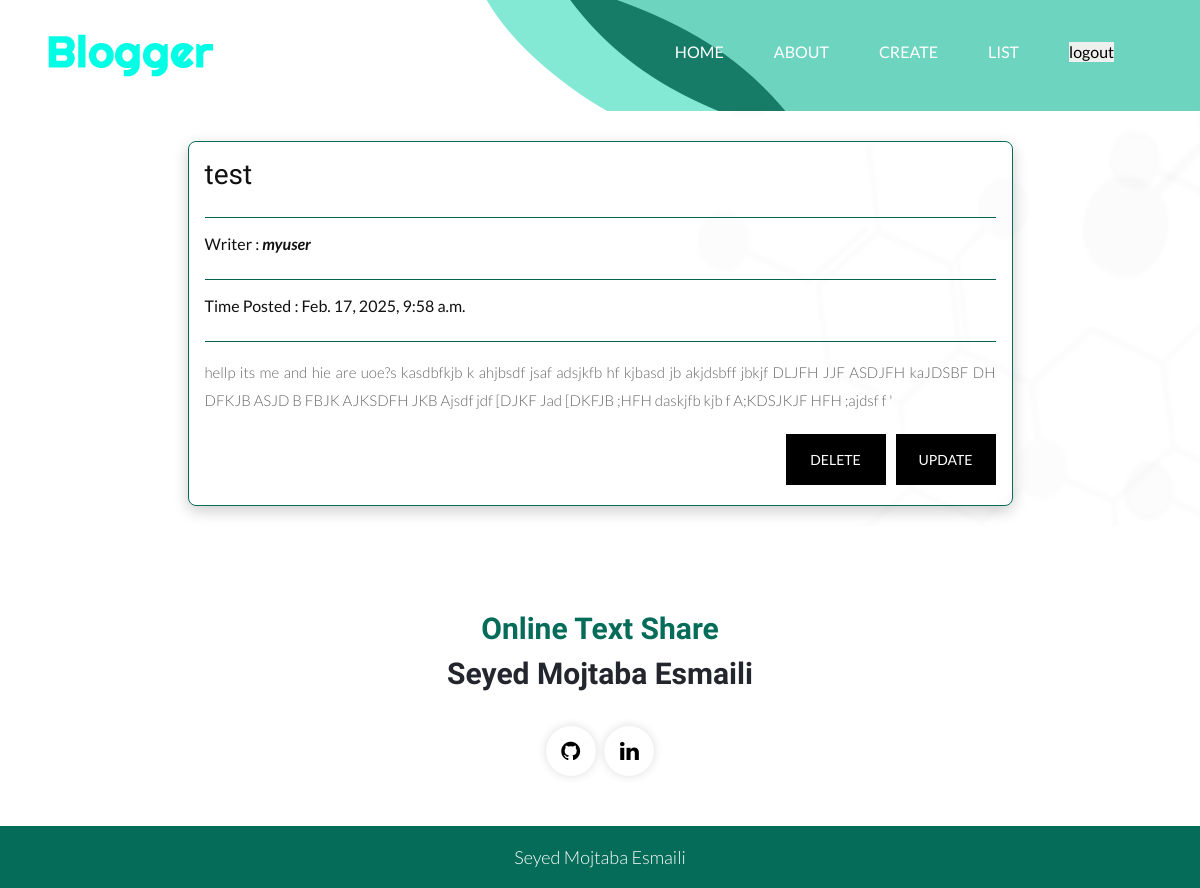
/post_detail/18 (signed in), run on the app's committed database.
### posts/models.py (models this page shows, shortened)
class Post(models.Model):
    title = models.CharField(max_length=100)
    content = models.TextField()
    date_posted = models.DateTimeField(default=timezone.now)
    is_publick = models.BooleanField(default=False)
    user = models.ForeignKey(User,on_delete=models.CASCADE,null=True)
    class Meta:
        ordering = ['-date_posted']

### posts/views.py (the view)
# urls.py: path('post_detail/<int:pk>',PostDetailview.as_view(),name='detail_post'),
class PostDetailview(LoginRequiredMixin,DetailView):           # tempalte = > post_detail.html
    model = Post

### posts/templates/posts/post_detail.html (shortened to what this page needs)
{% extends "posts/base.html" %}
{% block content %}
</header>
        {% if post.user != user %}      {% comment %} checks if the user is the same one that made the post {% endcomment %}
            <p class="error"> You dont have permission for this page</p>
         {% else %}
            <div class='card-container'>
                     <div class='card-detail'>
                        <div class='card-content'>
                           <article>
                              <h3>{{post.title}}</h3>
                              <hr style="background:#046c58;">
                              <h4>Writer : <b><i>{{post.user.username}}</i></b></h4>
                              <hr style="background:#046c58;">
                              <h4>Time Posted : {{post.date_posted}}</h4>
                              <hr style="background:#046c58;">
                              <p>{{post.content}}</p>
                           </article>
                        <div class='post-btns'>
                           <a  href='/update_post/{{post.id}}'><button class='post-btn'>Update</button></a>
                           <a  href='/delete_post/{{post.id}}'><button class='post-btn-delete'>Delete</button></a>
                        </div>
                     </div>
                  </div>
            </div>
         {% endif %}
{% endblock content %}

### posts/static/posts/css/style.css (style rules this page uses)
* { box-sizing: border-box !important; }
html { scroll-behavior: smooth; }
body { color: #666666; font-size: 14px; font-family: 'Lato', sans-serif; line-height: 1.80857; font-weight: normal; }
a { color: #1f1f1f; text-decoration: none !important; outline: none !important; -webkit-transition: all .3s ease-in-out; -moz-transition: all .3s ease-in-out; -ms-transition: all .3s ease-in-out; -o-transition: all .3s ease-in-out; transition: all .3s ease-in-out; }
h1, h2, h3, h4, h5, h6 { letter-spacing: 0; font-weight: normal; position: relative; padding: 0 0 10px 0; font-weight: normal; line-height: normal; color: #111111; margin: 0 }
h3 { font-size: 18px; font-family: 'Righteous', cursive; }
h4 { font-size: 16px }
*, *::after, *::before { -webkit-box-sizing: border-box; -moz-box-sizing: border-box; box-sizing: border-box; }
p { margin: 0px; font-weight: 300; font-size: 17px; line-height: 28px; }
a { color: #222222; text-decoration: none; outline: none !important; }
a, .btn { text-decoration: none !important; outline: none !important; -webkit-transition: all .3s ease-in-out; -moz-transition: all .3s ease-in-out; -ms-transition: all .3s ease-in-out; -o-transition: all .3s ease-in-out; transition: all .3s ease-in-out; }
button { border: 0; margin: 0; padding: 0; cursor: pointer; }
.main-layout { background-repeat: no-repeat; background: url(../images/body_bg.png); }
.card-container { display: flex; justify-content: center; flex-wrap: wrap; margin-top: 10px; }
.card-detail { width: 825px; border-radius: 8px; border: #046c58 solid 1px; overflow: hidden; box-shadow: 0px 5px 15px rgba(0,0,0,0.2); margin: 20px; }
.card-content { padding: 16px; }
.card-content h3 { font-size: 28px; margin-bottom: 8px; }
.card-content p { color: #666; font-size: 15px; text-align: justify; }
.card-content .post-btn { font-size: 14px; transition: ease-in all 0.5s; background-color: #000; text-transform: uppercase; color: #fff; padding: 13px 8px; float: right; display: block; margin-top: 20px; margin-bottom: 20px; margin-left: 5px; width: 100%; max-width: 100px; }
.card-content .post-btn-delete { font-size: 14px; transition: ease-in all 0.5s; background-color: #000; text-transform: uppercase; color: #fff; padding: 13px 8px; float: right; display: block; margin-top: 20px; margin-bottom: 20px; margin-right: 5px; width: 100%; max-width: 100px; }

### data on the page
Post: title "test", user.username "myuser", date_posted "Feb. 17, 2025, 9:58 a.m.", content "hellp its me and hie are uoe?s kasdbfkjb k ahjbsdf jsaf adsjkfb hf kjbasd jb akjdsbff jbkjf DLJFH JJF ASDJFH kaJDSBF DH DFKJB ASJD B FBJK AJKSDFH JKB Ajsdf jdf [DJKF Jad [DKFJB ;HFH daskjfb kjb f A;KDSJKJF HFH ;ajdsf f '"
